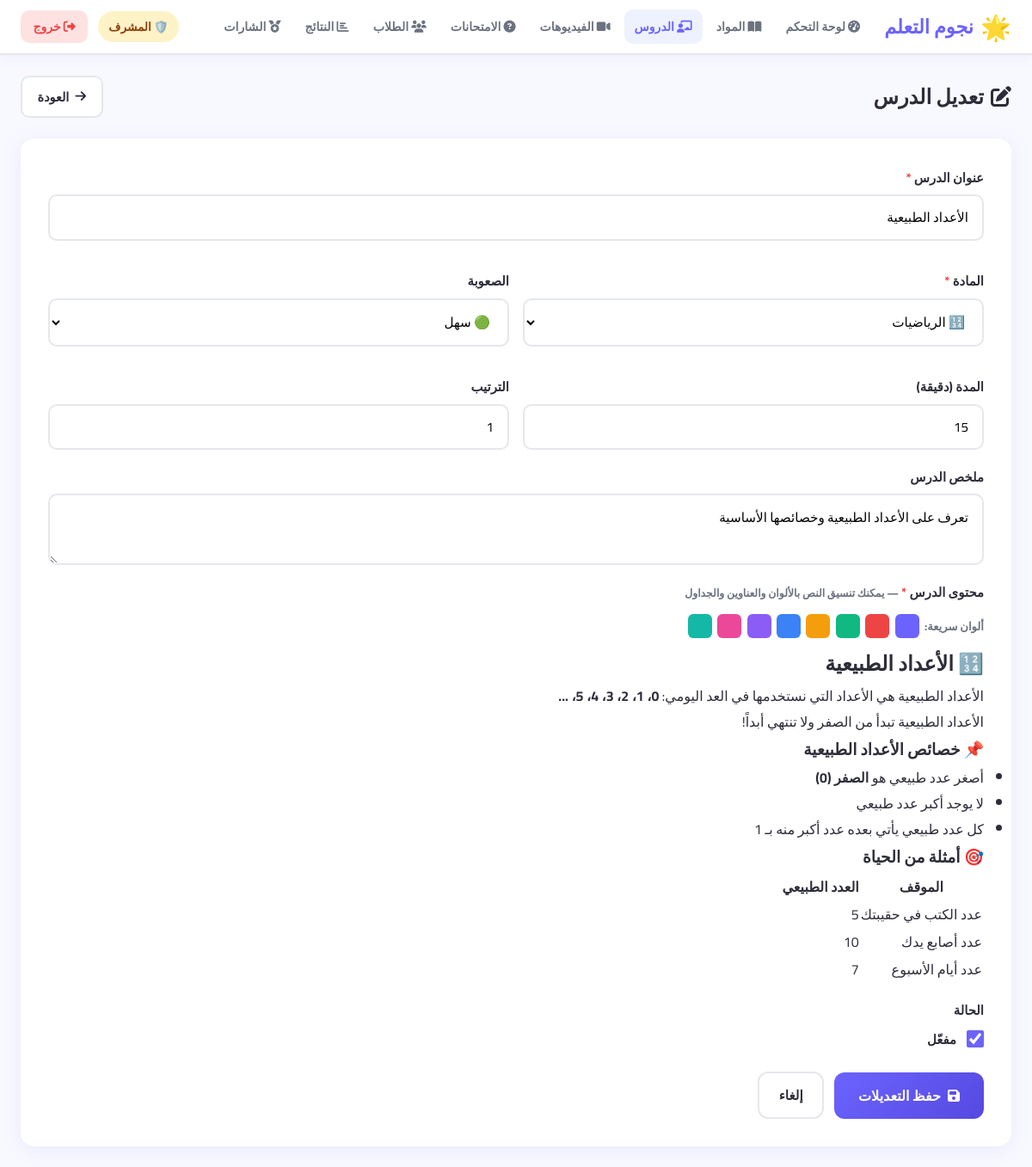
/admin/lessons/1/edit (signed in), run on the app's committed database.
### app/models.py (models this page shows, shortened)
class Lesson(db.Model):
    __tablename__ = 'lessons'
    id          = db.Column(db.Integer, primary_key=True)
    title       = db.Column(db.String(200), nullable=False)
    content     = db.Column(db.Text, nullable=False)
    summary     = db.Column(db.Text)
    subject_id  = db.Column(db.Integer, db.ForeignKey('subjects.id'), nullable=False)
    order       = db.Column(db.Integer, default=0)
    duration    = db.Column(db.Integer, default=15)
    difficulty  = db.Column(db.String(20), default='easy')
    image       = db.Column(db.String(200))
    is_active   = db.Column(db.Boolean, default=True)
    created_at  = db.Column(db.DateTime, default=datetime.utcnow)
    updated_at  = db.Column(db.DateTime, default=datetime.utcnow, onupdate=datetime.utcnow)
    progress = db.relationship('LessonProgress', backref='lesson', lazy='dynamic', cascade='all, delete-orphan')

class Subject(db.Model):
    __tablename__ = 'subjects'
    id          = db.Column(db.Integer, primary_key=True)
    name        = db.Column(db.String(100), nullable=False)
    name_ar     = db.Column(db.String(100))
    description = db.Column(db.Text)
    icon        = db.Column(db.String(10), default='📚')
    color       = db.Column(db.String(20), default='#4F46E5')
    bg_color    = db.Column(db.String(20), default='#EEF2FF')
    order       = db.Column(db.Integer, default=0)
    is_active   = db.Column(db.Boolean, default=True)
    created_at  = db.Column(db.DateTime, default=datetime.utcnow)
    lessons = db.relationship('Lesson', backref='subject', lazy='dynamic', cascade='all, delete-orphan')
    quizzes = db.relationship('Quiz',   backref='subject', lazy='dynamic', cascade='all, delete-orphan')
    videos  = db.relationship('Video',  backref='subject', lazy='dynamic', cascade='all, delete-orphan')

### app/admin/routes.py (the view, shortened to what this page needs)
@admin.route('/lessons/<int:lid>/edit', methods=['GET','POST'])
@admin_required
def edit_lesson(lid):
    lesson = Lesson.query.get_or_404(lid)
    subjects = Subject.query.filter_by(is_active=True).all()
    return render_template('admin/lesson_form.html', lesson=lesson, subjects=subjects)

### app/admin/routes.py (called while the page is built)
def admin_required(f):
    @wraps(f)
    def decorated(*args, **kwargs):
        if not current_user.is_authenticated or not current_user.is_admin():
            flash('ليس لديك صلاحية الوصول', 'danger')
            return redirect(url_for('student.dashboard'))
        return f(*args, **kwargs)
    return login_required(decorated)

### app/models.py (called while the page is built)
@login_manager.user_loader
def load_user(user_id):
    return User.query.get(int(user_id))

    def is_admin(self):          return self.role == 'admin'

### templates/admin/lesson_form.html (shortened to what this page needs)
{% extends "base.html" %}
{% block extra_css %}
<link href="https://cdn.quilljs.com/1.3.7/quill.snow.css" rel="stylesheet">
{% endblock %}
{% block content %}
<div class="admin-page">
  <div class="admin-header">
    <h1>{% if lesson %}<i class="fas fa-edit"></i> تعديل الدرس{% else %}<i class="fas fa-plus"></i> درس جديد{% endif %}</h1>
    <a href="{{ url_for('admin.lessons') }}" class="btn-back"><i class="fas fa-arrow-right"></i> العودة</a>
  </div>
  <form method="POST" class="admin-form" id="lessonForm">
    <div class="form-grid two-col">
      <div class="form-group" style="grid-column:1/-1">
        <label>عنوان الدرس <span class="req">*</span></label>
        <input type="text" name="title" class="form-control"
               value="{{ lesson.title if lesson else '' }}" placeholder="عنوان الدرس" required>
      </div>
      <div class="form-group">
        <label>المادة <span class="req">*</span></label>
        <select name="subject_id" class="form-control" required>
          {% for s in subjects %}
          <option value="{{ s.id }}" {% if lesson and lesson.subject_id==s.id %}selected{% endif %}>
            {{ s.icon }} {{ s.name_ar or s.name }}
          </option>
          {% endfor %}
        </select>
      </div>
      <div class="form-group">
        <label>الصعوبة</label>
        <select name="difficulty" class="form-control">
          <option value="easy"   {% if lesson and lesson.difficulty=='easy'   %}selected{% endif %}>🟢 سهل</option>
        </select>
      </div>
      <div class="form-group">
        <label>المدة (دقيقة)</label>
        <input type="number" name="duration" class="form-control" value="{{ lesson.duration if lesson else 15 }}" min="1">
      </div>
      <div class="form-group">
        <label>الترتيب</label>
        <input type="number" name="order" class="form-control" value="{{ lesson.order if lesson else 0 }}" min="0">
      </div>
    </div>
    <div class="form-group">
      <label>ملخص الدرس</label>
      <textarea name="summary" class="form-control" rows="2" placeholder="وصف مختصر...">{{ lesson.summary if lesson else '' }}</textarea>
    </div>
    <div class="form-group">
      <label>محتوى الدرس <span class="req">*</span> <small style="color:#6B7280">— يمكنك تنسيق النص بالألوان والعناوين والجداول</small></label>
      <div class="color-presets">
        <span style="font-size:.82rem;font-weight:700;color:#6B7280;align-self:center;">ألوان سريعة:</span>
        {% for c in ['#6C63FF','#EF4444','#10B981','#F59E0B','#3B82F6','#8B5CF6','#EC4899','#14B8A6'] %}
        <div class="color-preset" style="background:{{ c }}" onclick="applyColor('{{ c }}')" title="{{ c }}"></div>
        {% endfor %}
      </div>
      <div id="quillEditor">{{ lesson.content | safe if lesson else '' }}</div>
    </div>
    {% if lesson %}
    <div class="form-group">
      <label>الحالة</label>
      <div class="toggle-wrap">
        <input type="checkbox" name="is_active" id="isActive" {% if lesson.is_active %}checked{% endif %}>
        <label for="isActive" class="toggle-label">مفعّل</label>
      </div>
    </div>
    {% endif %}
    <div class="form-actions">
      <button type="submit" class="btn-submit" id="submitBtn">
        <i class="fas fa-save"></i> {% if lesson %}حفظ التعديلات{% else %}إضافة الدرس{% endif %}
      </button>
      <a href="{{ url_for('admin.lessons') }}" class="btn-cancel">إلغاء</a>
    </div>
  </form>
</div>
{% endblock %}

### app/static/css/style.css (style rules this page uses)
:root { --primary: #6C63FF; --primary-d: #5549E0; --secondary: #FF6584; --success: #10B981; --warning: #F59E0B; --danger: #EF4444; --info: #3B82F6; --dark: #1E1E2E; --text: #2D2D3A; --text-light: #6B7280; --border: #E5E7EB; --bg: #F8F9FF; --white: #FFFFFF; --nav-h: 64px; --radius: 16px; --shadow: 0 4px 24px rgba(108,99,255,.10); --shadow-lg: 0 8px 40px rgba(108,99,255,.18); --font: 'Cairo', 'Tajawal', sans-serif; }
*, *::before, *::after { box-sizing: border-box; margin: 0; padding: 0; }
html { scroll-behavior: smooth; }
body { font-family: var(--font); background: var(--bg); color: var(--text); direction: rtl; min-height: 100vh; }
a { text-decoration: none; color: inherit; }
button { cursor: pointer; font-family: var(--font); }
.form-group { display: flex; flex-direction: column; gap: .4rem; margin-bottom: 1.1rem; }
.form-group label { font-weight: 700; font-size: .93rem; color: var(--text); }
.form-control { border: 2px solid var(--border); border-radius: 10px; padding: .65rem 1rem; font-size: .95rem; font-family: var(--font); transition: border-color .2s, box-shadow .2s; background: var(--white); width: 100%; }
.req { color: var(--danger); }
.admin-header { display: flex; align-items: center; justify-content: space-between; flex-wrap: wrap; gap: 1rem; margin-bottom: 1.5rem; }
.admin-header h1 { font-size: 1.5rem; font-weight: 900; display: flex; align-items: center; gap: .5rem; }
.btn-back { display: flex; align-items: center; gap: .45rem; background: var(--white); border: 2px solid var(--border); border-radius: 10px; padding: .55rem 1.1rem; font-weight: 700; font-size: .9rem; transition: all .2s; }
.admin-form { background: var(--white); border-radius: var(--radius); padding: 2rem; box-shadow: var(--shadow); }
.form-grid { display: grid; gap: 1rem; }
.form-grid.two-col { grid-template-columns: 1fr 1fr; }
.toggle-wrap { display: flex; align-items: center; gap: .75rem; }
input[type="checkbox"] { width: 20px; height: 20px; accent-color: var(--primary); cursor: pointer; }
.toggle-label { font-weight: 700; cursor: pointer; }
.form-actions { display: flex; gap: .75rem; margin-top: 1.5rem; align-items: center; }
.btn-submit { display: flex; align-items: center; gap: .5rem; background: linear-gradient(135deg, var(--primary), var(--primary-d)); color: #fff; border: none; border-radius: 12px; padding: .75rem 1.75rem; font-weight: 800; font-size: 1rem; font-family: var(--font); cursor: pointer; transition: all .2s; }
.btn-cancel { padding: .7rem 1.4rem; border-radius: 12px; font-weight: 700; border: 2px solid var(--border); background: var(--white); font-size: .95rem; transition: all .2s; }

### app/static/css/adhd.css (style rules this page uses)
:root { --adhd-bg: #F7F8FF; --adhd-surface: #FFFFFF; --adhd-primary: #6C63FF; --adhd-primary-s: #EEF2FF; --adhd-success: #10B981; --adhd-success-s: #D1FAE5; --adhd-warning: #F59E0B; --adhd-warning-s: #FEF3C7; --adhd-danger: #EF4444; --adhd-text: #1A1A2E; --adhd-muted: #64748B; --adhd-border: #E2E8F0; --adhd-shadow: 0 2px 16px rgba(108,99,255,.08); --adhd-shadow-lg: 0 8px 32px rgba(108,99,255,.15); --adhd-radius: 18px; --adhd-transition: .25s cubic-bezier(.4,0,.2,1); --streak-fire: #FF6B35; --streak-cold: #94A3B8; --xp-color: linear-gradient(90deg, #6C63FF, #A78BFA, #F472B6); --fs-sm: 14px; --fs-md: 16px; --fs-lg: 18px; --fs-xl: 22px; --fs-2xl: 28px; --fs-3xl: 36px; }

### templates/admin/lesson_form.html (style rules this page uses)
.color-presets { display:flex;gap:.4rem;flex-wrap:wrap;margin-top:.4rem; }
.color-preset { width:28px;height:28px;border-radius:6px;cursor:pointer;border:2px solid transparent;transition:border .15s; }

### data on the page
Lesson: title "الأعداد الطبيعية", subject_id "🔢 الرياضيات", difficulty "🟢 سهل", duration "15", order "1", summary "تعرف على الأعداد الطبيعية وخصائصها الأساسية", content "🔢 الأعداد الطبيعية الأعداد الطبيعية هي الأعداد التي نستخدمها في العد اليومي: 0، 1، 2، 3، 4، 5، ... الأعداد الطبيعية تبدأ من الصفر ولا تنتهي أبداً! 📌 خصائص الأعداد الطبيعية أصغر عدد طبيعي هو الصفر (0) لا يوجد أكبر عدد طبيعي كل عدد طبيعي يأتي بعده عدد أكبر منه بـ 1 🎯 أمثلة من الحياة الموقف العدد الطبيعي عدد الكتب في حقيبتك 5 عدد أصابع يدك 10 عدد أيام الأسبوع 7", is_active "☑"
